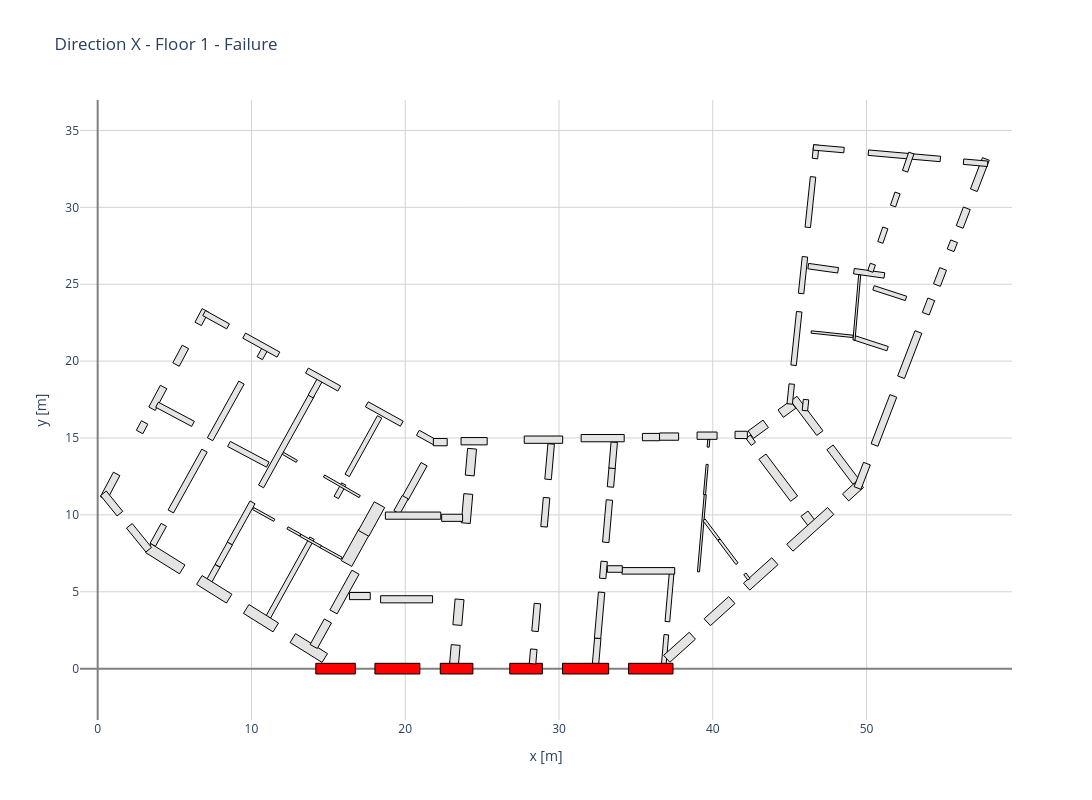

Write notebook code for a chart like this one.
### Code cell
direction = 'X' # or 'Y'
floor_id = 0

S1.plot_failing_walls(S1_L_organized, 'X', floor_id)
